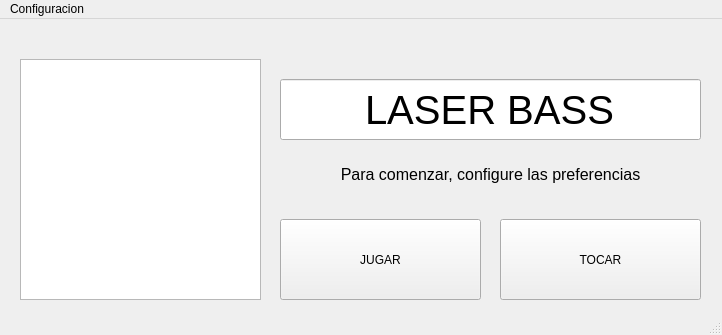
<?xml version="1.0" encoding="UTF-8"?>
<ui version="4.0">
 <class>MainWindow</class>
 <widget class="QMainWindow" name="MainWindow">
  <property name="geometry">
   <rect>
    <x>0</x>
    <y>0</y>
    <width>722</width>
    <height>335</height>
   </rect>
  </property>
  <property name="windowTitle">
   <string>MainWindow</string>
  </property>
  <widget class="QWidget" name="centralwidget">
   <widget class="QTextBrowser" name="textBrowser_2">
    <property name="geometry">
     <rect>
      <x>20</x>
      <y>40</y>
      <width>241</width>
      <height>241</height>
     </rect>
    </property>
    <property name="acceptDrops">
     <bool>false</bool>
    </property>
    <property name="html">
     <string>&lt;!DOCTYPE HTML PUBLIC &quot;-//W3C//DTD HTML 4.0//EN&quot; &quot;http://www.w3.org/TR/REC-html40/strict.dtd&quot;&gt;
&lt;html&gt;&lt;head&gt;&lt;meta name=&quot;qrichtext&quot; content=&quot;1&quot; /&gt;&lt;style type=&quot;text/css&quot;&gt;
p, li { white-space: pre-wrap; }
&lt;/style&gt;&lt;/head&gt;&lt;body style=&quot; font-family:'MS Shell Dlg 2'; font-size:7.8pt; font-weight:400; font-style:normal;&quot;&gt;
&lt;p style=&quot; margin-top:0px; margin-bottom:0px; margin-left:0px; margin-right:0px; -qt-block-indent:0; text-indent:0px;&quot;&gt;&lt;img src=&quot;:/Images/Images/guitarrista.png&quot; /&gt;&lt;/p&gt;&lt;/body&gt;&lt;/html&gt;</string>
    </property>
   </widget>
   <widget class="QPushButton" name="PBJugar">
    <property name="geometry">
     <rect>
      <x>280</x>
      <y>200</y>
      <width>201</width>
      <height>81</height>
     </rect>
    </property>
    <property name="text">
     <string>JUGAR</string>
    </property>
   </widget>
   <widget class="QPushButton" name="PBTocar">
    <property name="geometry">
     <rect>
      <x>500</x>
      <y>200</y>
      <width>201</width>
      <height>81</height>
     </rect>
    </property>
    <property name="text">
     <string>TOCAR</string>
    </property>
   </widget>
   <widget class="QLineEdit" name="lineEditLaserBass">
    <property name="geometry">
     <rect>
      <x>280</x>
      <y>60</y>
      <width>421</width>
      <height>61</height>
     </rect>
    </property>
    <property name="font">
     <font>
      <family>MS UI Gothic</family>
      <pointsize>30</pointsize>
     </font>
    </property>
    <property name="text">
     <string>LASER BASS</string>
    </property>
    <property name="alignment">
     <set>Qt::AlignCenter</set>
    </property>
    <property name="readOnly">
     <bool>true</bool>
    </property>
   </widget>
   <widget class="QLabel" name="label">
    <property name="geometry">
     <rect>
      <x>280</x>
      <y>140</y>
      <width>421</width>
      <height>31</height>
     </rect>
    </property>
    <property name="font">
     <font>
      <pointsize>12</pointsize>
     </font>
    </property>
    <property name="text">
     <string>Para comenzar, configure las preferencias</string>
    </property>
    <property name="alignment">
     <set>Qt::AlignCenter</set>
    </property>
   </widget>
  </widget>
  <widget class="QMenuBar" name="menubar">
   <property name="geometry">
    <rect>
     <x>0</x>
     <y>0</y>
     <width>722</width>
     <height>25</height>
    </rect>
   </property>
   <widget class="QMenu" name="menuConfig">
    <property name="title">
     <string>Configuracion</string>
    </property>
    <addaction name="actionConexion"/>
   </widget>
   <addaction name="menuConfig"/>
  </widget>
  <widget class="QStatusBar" name="statusbar"/>
  <action name="actionConexion">
   <property name="text">
    <string>Conexion</string>
   </property>
  </action>
 </widget>
 <resources/>
 <connections/>
</ui>
